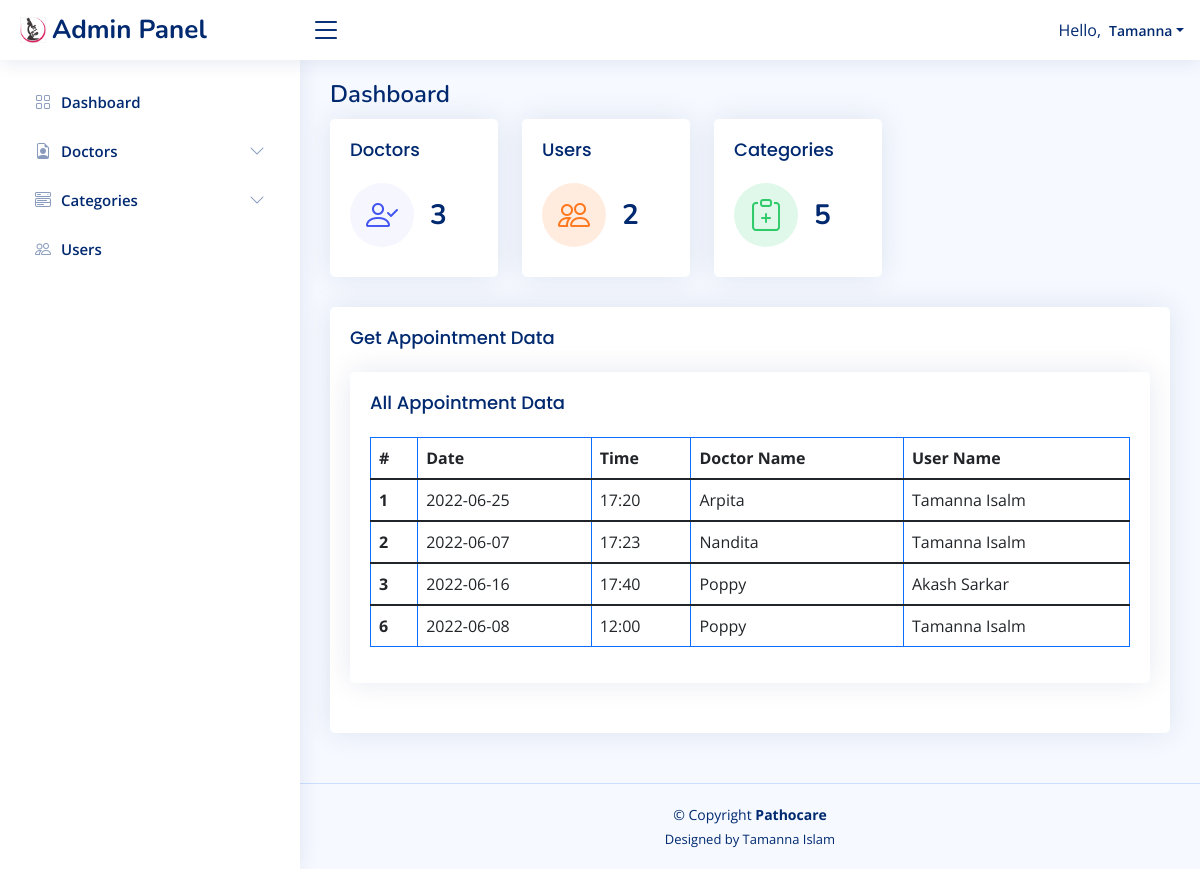
The app's page /admin/index.php with its own data.
### tables this page shows
CREATE TABLE `appointment` (
  `id` int(10) NOT NULL,
  `doc_id` int(10) NOT NULL,
  `user_id` int(10) NOT NULL,
  `date` date NOT NULL,
  `time` varchar(250) NOT NULL
);

CREATE TABLE `doctors` (
  `id` int(5) NOT NULL,
  `name` varchar(250) NOT NULL,
  `registration_number` varchar(250) NOT NULL,
  `phone_number` varchar(250) NOT NULL,
  `time` varchar(250) NOT NULL,
  `degree` varchar(250) NOT NULL,
  `category` varchar(250) NOT NULL
);

CREATE TABLE `users` (
  `id` int(5) NOT NULL,
  `name` varchar(25) NOT NULL,
  `password` varchar(250) NOT NULL,
  `phone_number` bigint(25) NOT NULL,
  `gender` int(2) NOT NULL,
  `age` int(3) NOT NULL,
  `address` varchar(100) NOT NULL
);

### admin/index.php (the view, shortened to what this page needs)
<!DOCTYPE html>
<html lang="en">
<head>
  <?php require_once('header.php'); ?>
  <?php
                                    $sql="SELECT * FROM doctors";
                                    $result_doc=$connect->query($sql);
                                    $row_doc=$result_doc->num_rows;
                                    $sql="SELECT * FROM users";
                                    $result_user=$connect->query($sql);
                                    $row_user=$result_user->num_rows;
                                    $sql="SELECT * FROM categories";
                                    $result_serv=$connect->query($sql);
                                    $row_cate=$result_serv->num_rows;
?>
  <main id="main" class="main">
    <div class="pagetitle">
      <h1>Dashboard</h1>
    </div>
    <section class="section dashboard">
      <div class="row">
        <div class="col-lg-8">
          <div class="row">
            <div class="col-xxl-4 col-md-4">
              <div class="card info-card sales-card">
                <div class="card-body">
                  <h5 class="card-title">Doctors</h5>
                  <div class="d-flex align-items-center">
                    <div class="card-icon rounded-circle d-flex align-items-center justify-content-center">
                      <i class="bi bi-person-check"></i>
                    </div>
                    <div class="ps-3">
                      <h6><?php echo $row_doc; ?></h6>
                    </div>
                  </div>
                </div>
              </div>
            </div>
            <div class="col-xxl-4 col-md-4">
              <div class="card info-card customers-card">
                <div class="card-body">
                  <h5 class="card-title">Users</h5>
                  <div class="d-flex align-items-center">
                    <div class="card-icon rounded-circle d-flex align-items-center justify-content-center">
                      <i class="bi bi-people"></i>
                    </div>
                    <div class="ps-3">
                      <h6><?php echo $row_user; ?></h6>
                    </div>
                  </div>
                </div>
              </div>
            </div>
            <div class="col-xxl-4 col-md-4">
              <div class="card info-card revenue-card">
                <div class="card-body">
                  <h5 class="card-title">Categories</h5>
                  <div class="d-flex align-items-center">
                    <div class="card-icon rounded-circle d-flex align-items-center justify-content-center">
                      <i class="bi bi-clipboard-plus"></i>
                    </div>
                    <div class="ps-3">
                      <h6><?php echo $row_cate; ?></h6>
                    </div>
                  </div>
                </div>
              </div>
            </div>
        </div>
      </div>
    </section>
    <div class="card">
            <div class="card-body">
            <h5 class="card-title">Get Appointment Data</h5>
            <section class="section">
      <div class="row">
        <div class="col-lg-12">
          <div class="card">
            <div class="card-body">
              <h5 class="card-title">All Appointment Data</h5>
              <table class="table table-bordered border-primary">
                <thead>
                  <tr>
                    <th scope="col">#</th>
                    <th scope="col">Date</th>
                    <th scope="col">Time</th>
                    <th scope="col">Doctor Name</th>
                    <th scope="col">User Name</th>
                  </tr>
                </thead>
                <?php
            $sql="SELECT * FROM appointment";
            $result_a=$connect->query($sql);
            if ($result_a->num_rows>0) {
              while($ru=$result_a->fetch_assoc()):
  ?>
                <tbody>
                  <tr>
                    <th scope="row"><?php echo $ru['id']; ?></th>
                    <td><?php echo $ru['date']; ?></td>
                    <td><?php echo $ru['time']; ?></td>
                    <td>
                      <?php
                      $sql="SELECT * FROM doctors";
                      $result_doc1=$connect->query($sql);
                      while($row_doc_data=$result_doc1->fetch_assoc()):
                        if($row_doc_data['id']==$ru['doc_id']){
                          echo $row_doc_data['name'];
                        }
                      endwhile;
                      ?>
                    </td>
                    <td><?php
                    $sql="SELECT * FROM users";
                    $result_user1=$connect->query($sql);
                    while($row_user_data=$result_user1->fetch_assoc()):
                      if($row_user_data['id']==$ru['user_id']){
                        echo $row_user_data['name'];
                      }
                    endwhile;
                   ?></td>
                  </tr>
                </tbody>
                <?php endwhile; ?>
                <?php
                }else{
                 echo "No Data Found!";
                 } ?>
              </table>
            </div>
          </div>
        </div>
      </div>
    </section>
      </div>
      </div>
  </main>
  <?php require_once('footer.php'); ?>
</body>
</html>

### admin/assets/css/style.css (style rules this page uses)
:root { scroll-behavior: smooth; }
body { font-family: "Open Sans", sans-serif; background: #f6f9ff; color: #444444; }
h1, h2, h3, h4, h5, h6 { font-family: "Nunito", sans-serif; }
#main { margin-top: 60px; padding: 20px 30px; transition: all 0.3s; }
.pagetitle { margin-bottom: 10px; }
.pagetitle h1 { font-size: 24px; margin-bottom: 0; font-weight: 600; color: #012970; }
.card { margin-bottom: 30px; border: none; border-radius: 5px; box-shadow: 0px 0 30px rgba(1, 41, 112, 0.1); }
.card-title { padding: 20px 0 15px 0; font-size: 18px; font-weight: 500; color: #012970; font-family: "Poppins", sans-serif; }
.card-body { padding: 0 20px 20px 20px; }
@media (min-width: 1200px) { #main, #footer { margin-left: 300px; } }
.dashboard .info-card { padding-bottom: 10px; }
.dashboard .info-card h6 { font-size: 28px; color: #012970; font-weight: 700; margin: 0; padding: 0; }
.dashboard .card-icon { font-size: 32px; line-height: 0; width: 64px; height: 64px; flex-shrink: 0; flex-grow: 0; }
.dashboard .sales-card .card-icon { color: #4154f1; background: #f6f6fe; }
.dashboard .revenue-card .card-icon { color: #2eca6a; background: #e0f8e9; }
.dashboard .customers-card .card-icon { color: #ff771d; background: #ffecdf; }

### records on screen
appointment: id "1", date "2022-06-25", time "17:20"
doctors: name "Arpita"
users: name "Tamanna Isalm"
appointment: id "2", date "2022-06-07", time "17:23"
doctors: name "Nandita"
appointment: id "3", date "2022-06-16", time "17:40"
doctors: name "Poppy"
users: name "Akash Sarkar"
appointment: id "6", date "2022-06-08", time "12:00"

### other values on screen
$row_doc "3"
$row_user "2"
$row_cate "5"
